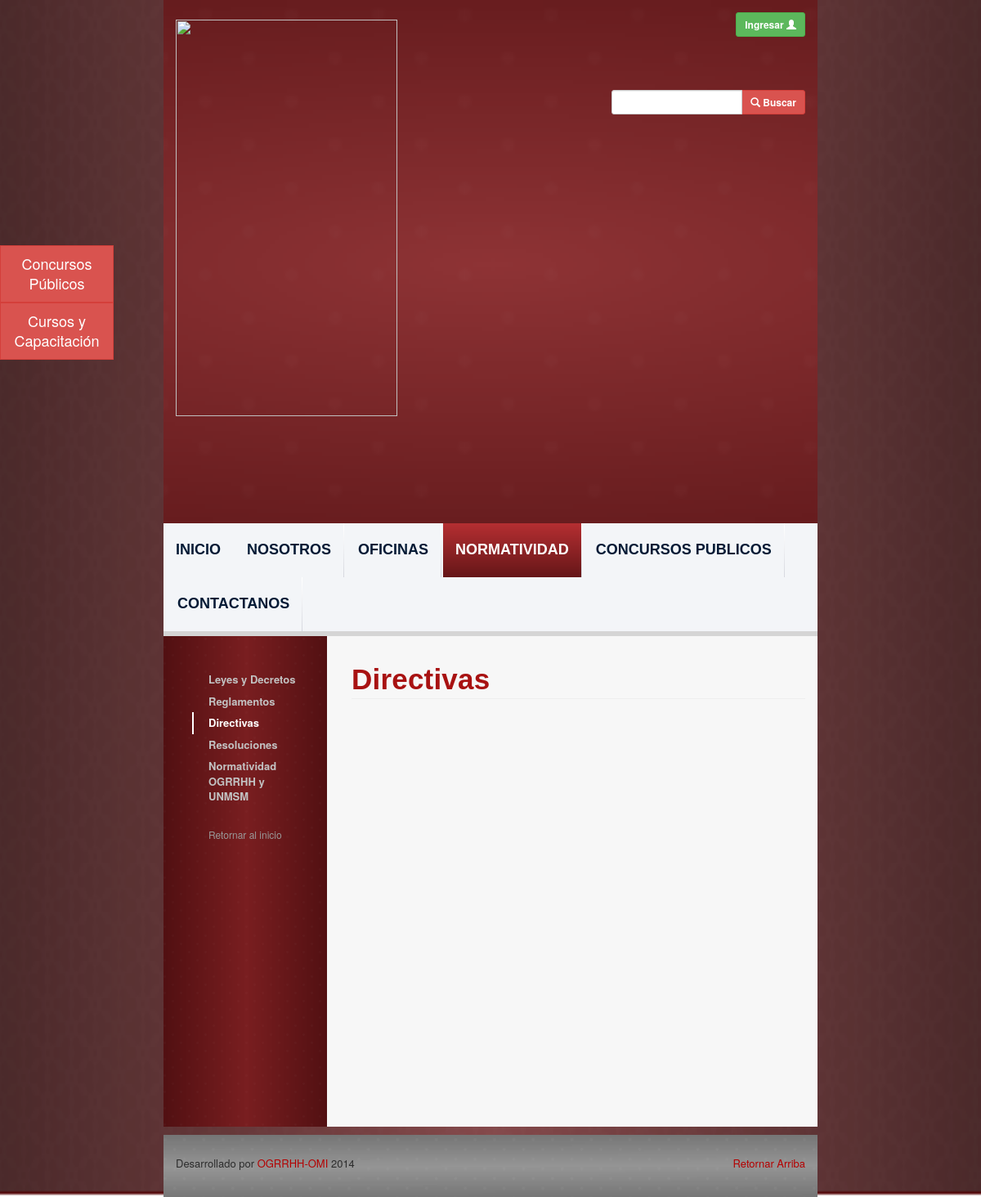
Before: /legislation-directives.php with the older database file.
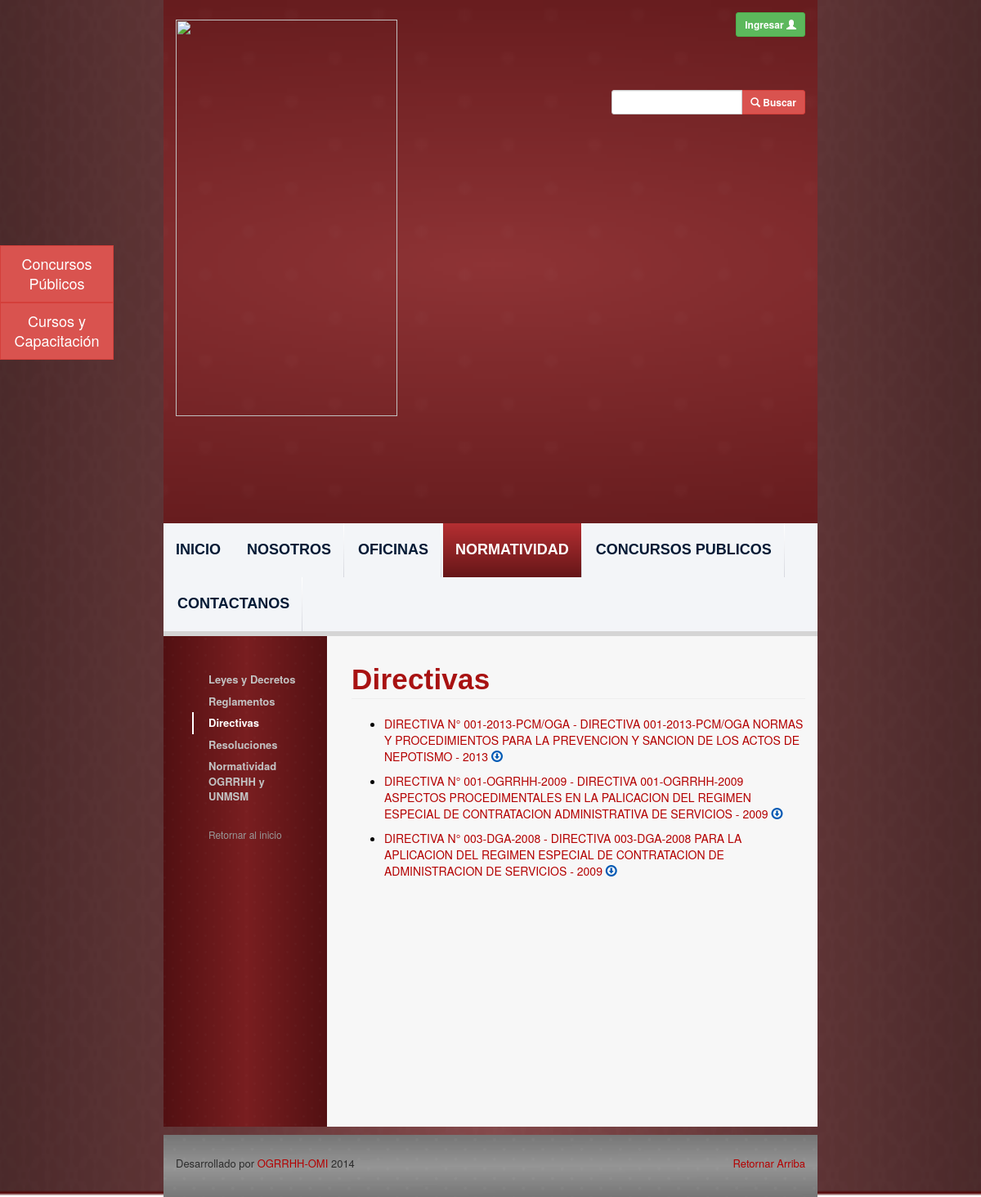
After: the same page with the newer database file.
### tables this page shows
CREATE TABLE `legislations` (
  `id` int(11) NOT NULL AUTO_INCREMENT,
  `name` varchar(500) NOT NULL,
  `number` varchar(45) NOT NULL,
  `description` varchar(500) DEFAULT NULL,
  `publication_date` date NOT NULL,
  `file_path` varchar(500) NOT NULL,
  `user_id` int(11) NOT NULL,
  `legislation_type_id` int(11) NOT NULL,
  `office_id` int(11) NOT NULL,
  `update_date` date NOT NULL,
  PRIMARY KEY (`id`)
);

CREATE TABLE `legislation_types` (
  `id` int(11) NOT NULL AUTO_INCREMENT,
  `name` varchar(100) NOT NULL,
  PRIMARY KEY (`id`)
);

### php_files/ConnectionManager.php (called while the page is built, shortened)
<?php
class ConnectionManager{
	public $hostName = "localhost";
	public $userName = "recursoshumanos";
	public $password = "rec-0a9bf1";
	public $database = "db_recursoshumanos";
	public $connection;
	public function createConnection(){
		$this->connection =  mysql_connect ( $this->hostName, $this->userName, $this->password );
	}
	public function selectDatabase(){
		return mysql_select_db ($this->database, $this->connection );
	}
	public function doQuery($query){
		$result = mysql_query ( $query, $this->connection );
		return $result;
	}
	public function closeConnection(){
		return mysql_close ($this->connection);
	}
}
?>

### php_files/LegislationDAO.php (called while the page is built, shortened)
<?php
include 'ConnectionManager.php';
class LegislationDAO {
	public function selectByLegislationType($legislationTypeId) {
		$query = 	"SELECT l.*, YEAR(l.publication_date) AS publication_year, lt.name as legislation_type_name
					FROM legislations l
					INNER JOIN legislation_types lt on l.legislation_type_id = lt.id
					WHERE legislation_type_id = " . $legislationTypeId . "  and upper(trim(l.name)) != upper(trim('constitucion politica del peru'))  ORDER BY l.publication_date DESC;";
		$connectionManager = new ConnectionManager ();
		$result = $connectionManager->doQuery ( $query );
		return $result;
	}
}
?>

### legislation-directives.php (the view, shortened to what this page needs)
<?php
include 'php_files/LegislationDAO.php';
$legislationTypeId = 4;
$legislationDAO = new LegislationDAO ();
$queryResult = $legislationDAO->selectByLegislationType ( $legislationTypeId );
?>
<html lang="es_PE">
<?php include('webframes/resources.php');?>
<body class="body-style">
	<div class="container-fluid">
		<div class="row background-image-style">
			<div class="col-md-8">
			<?php include('webframes/header.php');?>
			<div id="content-div" class="row">
				<?php include('webframes/left-navbar.php');?>
					<div class="col-md-9 text-content-style">
						<h1 id="universitary-legislation"
							class="font-style-medium-title-dark page-header ">Directivas</h1>
						<ul>
							<?php
							while ( $row = mysql_fetch_assoc ( $queryResult ) ) {
								print ("<li class='download-link'><a class='upper-case-link' href='view-legislation.php?id=".$row ['id']."'>"
								. $row ['legislation_type_name'] . " N° " . $row ['number'] . " - ". $row ['name'] . " - " . $row ['publication_year'] . "</a>
								<div class='download-link-message' data-toggle='tooltip' title='' data-original-title='Descargar'>
								<a class='blue-link-style ' href='" . Constants::ogrrhhFTPUrl . $row ['file_path'] . "' target='_blank'>
								<span class='glyphicon glyphicon-download'></span></a></div></li>") ;
							}
							?>
						</ul>
					</div>
				</div>
			<?php include('webframes/footer.php');?>
		</div>
		</div>
	</div>
</body>
</html>

Changed rows visible on the page:
added legislations: legislation_type.name "DIRECTIVA", number "001-2013-PCM/OGA", name "DIRECTIVA 001-2013-PCM/OGA NORMAS Y PROCEDIMIENTOS PARA LA PREVENCION Y SANCION DE LOS ACTOS DE NEPOTISMO", publication_year "2013"
added legislations: legislation_type.name "DIRECTIVA", number "001-OGRRHH-2009", name "DIRECTIVA 001-OGRRHH-2009 ASPECTOS PROCEDIMENTALES EN LA PALICACION DEL REGIMEN ESPECIAL DE CONTRATACION ADMINISTRATIVA DE SERVICIOS", publication_year "2009"
added legislations: legislation_type.name "DIRECTIVA", number "003-DGA-2008", name "DIRECTIVA 003-DGA-2008 PARA LA APLICACION DEL REGIMEN ESPECIAL DE CONTRATACION DE ADMINISTRACION DE SERVICIOS", publication_year "2009"
